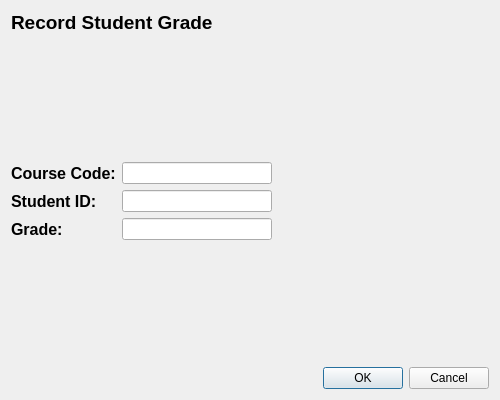
<?xml version="1.0" encoding="UTF-8"?>
<ui version="4.0">
 <class>InputGradeDialog</class>
 <widget class="QDialog" name="InputGradeDialog">
  <property name="geometry">
   <rect>
    <x>0</x>
    <y>0</y>
    <width>500</width>
    <height>400</height>
   </rect>
  </property>
  <property name="windowTitle">
   <string>Record Grade</string>
  </property>
  <layout class="QVBoxLayout" name="verticalLayout">
   <item>
    <widget class="QLabel" name="label">
     <property name="font">
      <font>
       <pointsize>14</pointsize>
       <bold>true</bold>
      </font>
     </property>
     <property name="text">
      <string>Record Student Grade</string>
     </property>
    </widget>
   </item>
   <item>
    <spacer name="verticalSpacer">
     <property name="orientation">
      <enum>Qt::Orientation::Vertical</enum>
     </property>
     <property name="sizeHint" stdset="0">
      <size>
       <width>20</width>
       <height>40</height>
      </size>
     </property>
    </spacer>
   </item>
   <item>
    <layout class="QFormLayout" name="formLayout">
     <item row="0" column="0">
      <widget class="QLabel" name="label_2">
       <property name="font">
        <font>
         <pointsize>12</pointsize>
         <bold>true</bold>
        </font>
       </property>
       <property name="text">
        <string>Course Code:</string>
       </property>
      </widget>
     </item>
     <item row="0" column="1">
      <widget class="QLineEdit" name="courseCodeEdit">
       <property name="maximumSize">
        <size>
         <width>150</width>
         <height>16777215</height>
        </size>
       </property>
      </widget>
     </item>
     <item row="1" column="0">
      <widget class="QLabel" name="label_3">
       <property name="font">
        <font>
         <pointsize>12</pointsize>
         <bold>true</bold>
        </font>
       </property>
       <property name="text">
        <string>Student ID:</string>
       </property>
      </widget>
     </item>
     <item row="1" column="1">
      <widget class="QLineEdit" name="studentIdEdit">
       <property name="maximumSize">
        <size>
         <width>150</width>
         <height>16777215</height>
        </size>
       </property>
      </widget>
     </item>
     <item row="2" column="0">
      <widget class="QLabel" name="label_4">
       <property name="font">
        <font>
         <pointsize>12</pointsize>
         <bold>true</bold>
        </font>
       </property>
       <property name="text">
        <string>Grade:</string>
       </property>
      </widget>
     </item>
     <item row="2" column="1">
      <widget class="QLineEdit" name="gradeEdit">
       <property name="maximumSize">
        <size>
         <width>150</width>
         <height>16777215</height>
        </size>
       </property>
      </widget>
     </item>
    </layout>
   </item>
   <item>
    <spacer name="verticalSpacer_2">
     <property name="orientation">
      <enum>Qt::Orientation::Vertical</enum>
     </property>
     <property name="sizeHint" stdset="0">
      <size>
       <width>20</width>
       <height>40</height>
      </size>
     </property>
    </spacer>
   </item>
   <item>
    <widget class="QDialogButtonBox" name="buttonBox">
     <property name="standardButtons">
      <set>QDialogButtonBox::StandardButton::Cancel|QDialogButtonBox::StandardButton::Ok</set>
     </property>
    </widget>
   </item>
  </layout>
 </widget>
 <resources/>
 <connections>
  <connection>
   <sender>buttonBox</sender>
   <signal>accepted()</signal>
   <receiver>InputGradeDialog</receiver>
   <slot>accept()</slot>
   <hints>
    <hint type="sourcelabel">
     <x>372</x>
     <y>381</y>
    </hint>
    <hint type="destinationlabel">
     <x>212</x>
     <y>504</y>
    </hint>
   </hints>
  </connection>
  <connection>
   <sender>buttonBox</sender>
   <signal>rejected()</signal>
   <receiver>InputGradeDialog</receiver>
   <slot>reject()</slot>
   <hints>
    <hint type="sourcelabel">
     <x>447</x>
     <y>382</y>
    </hint>
    <hint type="destinationlabel">
     <x>456</x>
     <y>523</y>
    </hint>
   </hints>
  </connection>
 </connections>
</ui>
